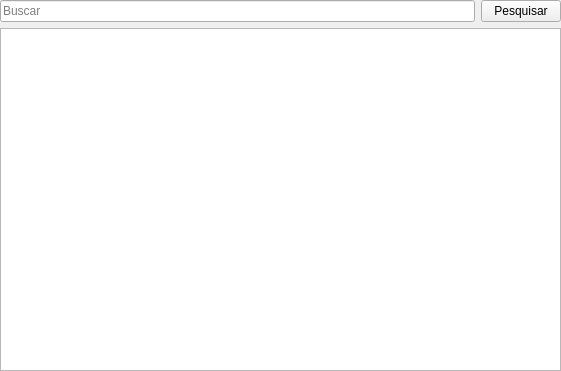
<?xml version="1.0" encoding="UTF-8"?>
<ui version="4.0">
 <author>Felipe Silva</author>
 <class>ListPublications</class>
 <widget class="QWidget" name="ListPublications">
  <property name="geometry">
   <rect>
    <x>0</x>
    <y>0</y>
    <width>561</width>
    <height>371</height>
   </rect>
  </property>
  <property name="windowTitle">
   <string>Publicações</string>
  </property>
  <property name="autoFillBackground">
   <bool>false</bool>
  </property>
  <property name="locale">
   <locale language="Portuguese" country="Brazil"/>
  </property>
  <widget class="QWidget" name="centralWidget" native="true">
   <property name="geometry">
    <rect>
     <x>0</x>
     <y>0</y>
     <width>561</width>
     <height>371</height>
    </rect>
   </property>
   <layout class="QVBoxLayout" name="verticalLayout">
    <property name="sizeConstraint">
     <enum>QLayout::SizeConstraint::SetMaximumSize</enum>
    </property>
    <item>
     <layout class="QVBoxLayout" name="verticalLayout_2">
      <item>
       <layout class="QHBoxLayout" name="horizontalLayout">
        <item>
         <widget class="QLineEdit" name="busca">
          <property name="autoFillBackground">
           <bool>false</bool>
          </property>
          <property name="placeholderText">
           <string>Buscar</string>
          </property>
         </widget>
        </item>
        <item>
         <widget class="QPushButton" name="pesquisar">
          <property name="text">
           <string>Pesquisar</string>
          </property>
          <property name="icon">
           <iconset theme="QIcon::ThemeIcon::EditFind"/>
          </property>
          <property name="autoDefault">
           <bool>false</bool>
          </property>
          <property name="default">
           <bool>false</bool>
          </property>
         </widget>
        </item>
       </layout>
      </item>
      <item>
       <widget class="QTableView" name="mainWidget">
        <property name="sizePolicy">
         <sizepolicy hsizetype="Expanding" vsizetype="Expanding">
          <horstretch>0</horstretch>
          <verstretch>0</verstretch>
         </sizepolicy>
        </property>
        <property name="font">
         <font>
          <family>arial</family>
         </font>
        </property>
        <property name="focusPolicy">
         <enum>Qt::FocusPolicy::StrongFocus</enum>
        </property>
        <property name="contextMenuPolicy">
         <enum>Qt::ContextMenuPolicy::NoContextMenu</enum>
        </property>
        <property name="statusTip">
         <string notr="true"/>
        </property>
        <property name="whatsThis">
         <string notr="true"/>
        </property>
        <property name="accessibleName">
         <string notr="true"/>
        </property>
        <property name="accessibleDescription">
         <string notr="true"/>
        </property>
        <property name="styleSheet">
         <string notr="true"/>
        </property>
        <property name="sizeAdjustPolicy">
         <enum>QAbstractScrollArea::SizeAdjustPolicy::AdjustToContents</enum>
        </property>
        <property name="autoScroll">
         <bool>false</bool>
        </property>
        <property name="editTriggers">
         <set>QAbstractItemView::EditTrigger::NoEditTriggers</set>
        </property>
        <property name="tabKeyNavigation">
         <bool>false</bool>
        </property>
        <property name="showDropIndicator" stdset="0">
         <bool>false</bool>
        </property>
        <property name="dragDropOverwriteMode">
         <bool>false</bool>
        </property>
        <property name="alternatingRowColors">
         <bool>true</bool>
        </property>
        <property name="selectionMode">
         <enum>QAbstractItemView::SelectionMode::SingleSelection</enum>
        </property>
        <property name="selectionBehavior">
         <enum>QAbstractItemView::SelectionBehavior::SelectItems</enum>
        </property>
        <property name="textElideMode">
         <enum>Qt::TextElideMode::ElideMiddle</enum>
        </property>
        <property name="sortingEnabled">
         <bool>true</bool>
        </property>
        <attribute name="horizontalHeaderStretchLastSection">
         <bool>true</bool>
        </attribute>
        <attribute name="verticalHeaderCascadingSectionResizes">
         <bool>true</bool>
        </attribute>
       </widget>
      </item>
     </layout>
    </item>
   </layout>
  </widget>
 </widget>
 <resources/>
 <connections>
  <connection>
   <sender>busca</sender>
   <signal>returnPressed()</signal>
   <receiver>pesquisar</receiver>
   <slot>click()</slot>
   <hints>
    <hint type="sourcelabel">
     <x>371</x>
     <y>27</y>
    </hint>
    <hint type="destinationlabel">
     <x>502</x>
     <y>17</y>
    </hint>
   </hints>
  </connection>
 </connections>
 <designerdata>
  <property name="gridDeltaX">
   <number>10</number>
  </property>
  <property name="gridDeltaY">
   <number>10</number>
  </property>
  <property name="gridSnapX">
   <bool>true</bool>
  </property>
  <property name="gridSnapY">
   <bool>true</bool>
  </property>
  <property name="gridVisible">
   <bool>true</bool>
  </property>
 </designerdata>
</ui>
